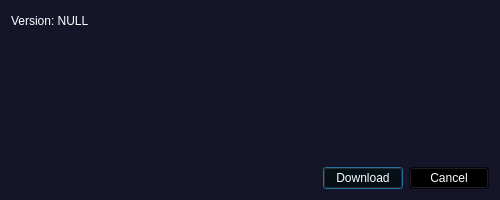
<?xml version="1.0" encoding="UTF-8"?>
<ui version="4.0">
 <class>DialogUpdateLauncher</class>
 <widget class="QDialog" name="DialogUpdateLauncher">
  <property name="geometry">
   <rect>
    <x>0</x>
    <y>0</y>
    <width>500</width>
    <height>200</height>
   </rect>
  </property>
  <property name="minimumSize">
   <size>
    <width>500</width>
    <height>200</height>
   </size>
  </property>
  <property name="windowTitle">
   <string>Dialog</string>
  </property>
  <property name="styleSheet">
   <string notr="true">background-color: rgb(20, 21, 40);</string>
  </property>
  <layout class="QVBoxLayout" name="verticalLayout">
   <item>
    <layout class="QHBoxLayout" name="horizontalLayout_2">
     <item>
      <widget class="QLabel" name="label">
       <property name="styleSheet">
        <string notr="true">font: 14pt &quot;Times New Roman&quot;;
color: rgb(255, 255, 255);</string>
       </property>
       <property name="text">
        <string>Version: NULL</string>
       </property>
      </widget>
     </item>
     <item>
      <spacer name="horizontalSpacer_4">
       <property name="orientation">
        <enum>Qt::Horizontal</enum>
       </property>
       <property name="sizeHint" stdset="0">
        <size>
         <width>40</width>
         <height>20</height>
        </size>
       </property>
      </spacer>
     </item>
    </layout>
   </item>
   <item>
    <spacer name="verticalSpacer">
     <property name="orientation">
      <enum>Qt::Vertical</enum>
     </property>
     <property name="sizeHint" stdset="0">
      <size>
       <width>20</width>
       <height>40</height>
      </size>
     </property>
    </spacer>
   </item>
   <item>
    <layout class="QHBoxLayout" name="horizontalLayout">
     <item>
      <spacer name="horizontalSpacer">
       <property name="orientation">
        <enum>Qt::Horizontal</enum>
       </property>
       <property name="sizeHint" stdset="0">
        <size>
         <width>40</width>
         <height>20</height>
        </size>
       </property>
      </spacer>
     </item>
     <item>
      <widget class="QPushButton" name="pushButton_Download">
       <property name="styleSheet">
        <string notr="true">background-color: rgb(0,0,0, 80);
color: rgb(255, 255,255);</string>
       </property>
       <property name="text">
        <string>Download</string>
       </property>
      </widget>
     </item>
     <item>
      <widget class="QPushButton" name="pushButton_Cancel">
       <property name="styleSheet">
        <string notr="true">background-color: rgb(0,0,0, 80);
color: rgb(255, 255,255);</string>
       </property>
       <property name="text">
        <string>Cancel</string>
       </property>
      </widget>
     </item>
    </layout>
   </item>
   <item>
    <layout class="QHBoxLayout" name="horizontalLayout_3"/>
   </item>
  </layout>
 </widget>
 <resources/>
 <connections/>
</ui>
